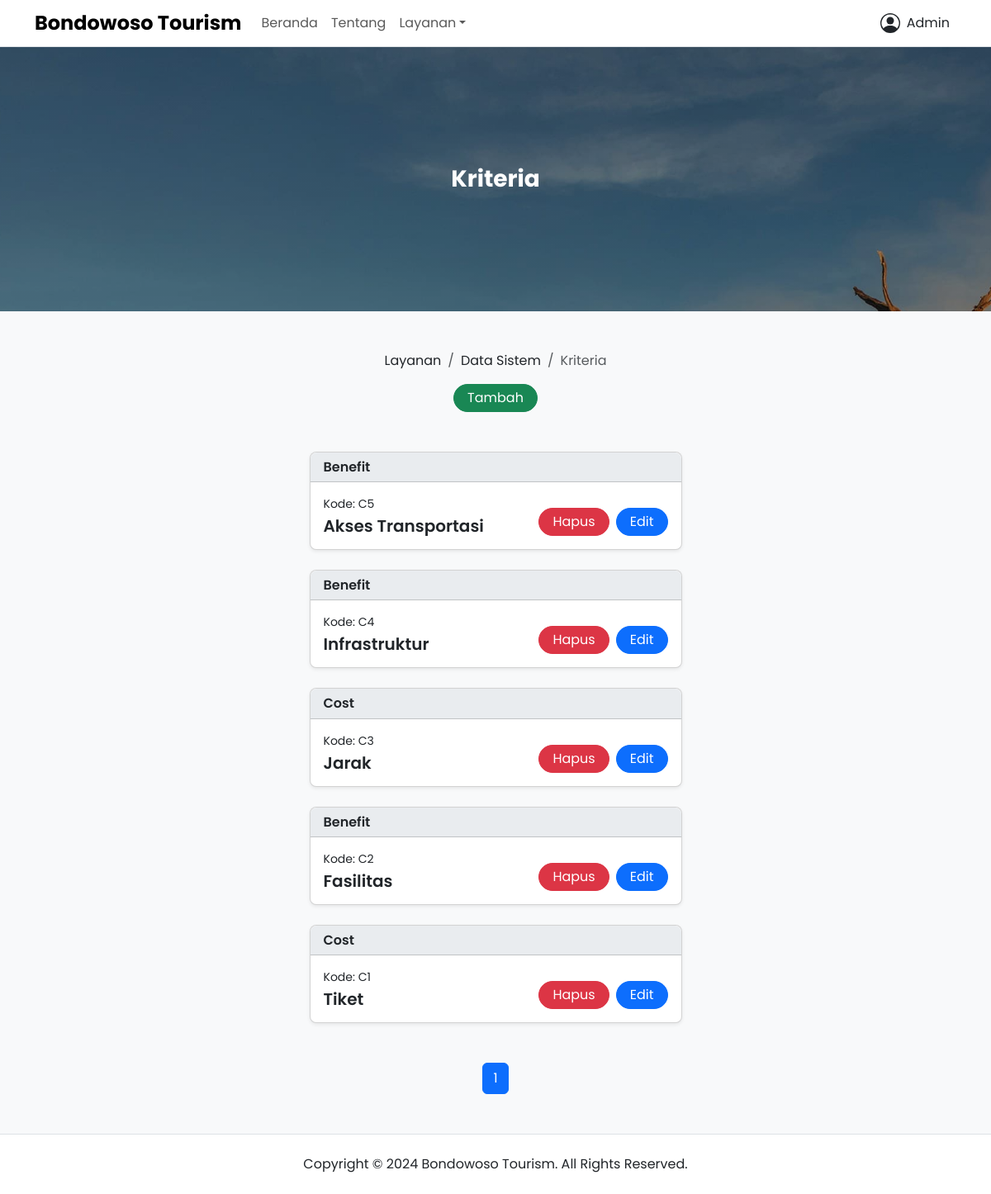
The page /layanan/kriteria (signed in) on the database its author committed.
### app/models.py (models this page shows, shortened)
class User(UserMixin, db.Model):
  __tablename__ = "user"
  id = db.Column(db.Integer, primary_key=True)
  name = db.Column(db.String(60), nullable=False)
  gender = db.Column(db.String(60), nullable=False)
  phone = db.Column(db.String(60), nullable=False, unique=True)
  email = db.Column(db.String(60), nullable=False, unique=True)
  role = db.Column(db.String(20), nullable=False, default="user")
  password = db.Column(db.String(128), nullable=False)
  joined_date = db.Column(db.DateTime, nullable=False, default=datetime.now)
  usage_help = db.relationship("UsageHelp", backref="user", lazy=True)
  criteria = db.relationship("Criteria", backref="user", lazy=True)
  sub_criteria = db.relationship("SubCriteria", backref="user", lazy=True)
  location_point = db.relationship("LocationPoint", backref="user", lazy=True)
  tour_type = db.relationship("TourType", backref="user", lazy=True)
  tour_list = db.relationship("TourList", backref="user", lazy=True)

class Criteria(db.Model):
  __tablename__ = "criteria"
  id = db.Column(db.Integer, primary_key=True)
  name = db.Column(db.String(128), nullable=False)
  code = db.Column(db.String(128), nullable=False)
  attribute = db.Column(db.String(128), nullable=False)
  weight = db.Column(db.Float, nullable=False)
  posted_date = db.Column(db.DateTime, nullable=False, default=datetime.now)
  updated_date = db.Column(db.DateTime, onupdate=datetime.now, default=datetime.now)
  user_id = db.Column(db.Integer, db.ForeignKey("user.id"), nullable=False)
  sub_criteria = db.relationship("SubCriteria", back_populates="criteria")

### app/views/public.py (the view)
@public_app.route("/layanan/kriteria", methods=["GET", "POST"])
@login_required
def criteria():
  page = request.args.get("page", 1, type=int)
  datas = Criteria.query.order_by(Criteria.posted_date.desc()).paginate(page=page, per_page=5)
  return render_template("public/services/system_data/criteria.html", title="Kriteria - Bondowoso Tourism", datas=datas)

### app/models.py (called while the page is built)
@login_manager.user_loader
def load_user(user_id):
  return User.query.get(int(user_id))

### app/templates/public/services/system_data/criteria.html (shortened to what this page needs)
{% extends 'components/public/base.html' %} {% set active_page = 'system_data' %} {% block content %}
<div class="banner d-flex bg-hero h-20rem">
  <div class="container my-auto">
    <div class="row justify-content-center align-items-center">
      <div class="col-lg-10">
        <div class="text-white text-center">
          <h2 class="fw-bold fs-3 title-clamp-2 mb-0">Kriteria</h2>
        </div>
      </div>
    </div>
  </div>
</div>
<div class="page-wrapper bg-body-tertiary">
  <div class="container">
    <div class="row justify-content-center align-items-center pt-5">
      <div class="col-lg-10">
        <div class="d-flex flex-column row-gap-3">
          <nav aria-label="breadcrumb">
            <ol class="breadcrumb justify-content-center align-items-center mb-0">
              <li class="breadcrumb-item"><a class="link-dark link-offset-2 link-underline-opacity-0 link-underline-opacity-100-hover" href="{{ url_for('public_app.services') }}">Layanan</a></li>
              <li class="breadcrumb-item"><a class="link-dark link-offset-2 link-underline-opacity-0 link-underline-opacity-100-hover" href="{{ url_for('public_app.system_data') }}">Data Sistem</a></li>
              <li class="breadcrumb-item active" aria-current="page">Kriteria</li>
            </ol>
          </nav>
          {% if current_user.role == "admin" %}
          <div class="text-center">
            <a class="btn btn-success rounded-5 py-1 px-3" href="{{ url_for('public_app.create_criteria') }}" role="button">Tambah</a>
          </div>
          {% endif %}
        </div>
      </div>
    </div>
    {% if datas.total > 0 %}
    <div class="row flex-column justify-content-center align-items-center row-gap-4 py-5">
      {% for data in datas %}
      <div class="col-lg-5">
        <div class="card shadow-sm rounded-3">
          <div class="card-header bg-body-secondary rounded-top-3">
            <h5 class="fw-semibold fs-6 text-clamp-1 mb-0">{{ data.attribute }}</h5>
          </div>
          <div class="card-body">
            <div class="d-flex flex-column flex-lg-row justify-content-between align-items-start align-items-lg-end row-gap-3">
              <div class="d-flex flex-column row-gap-1">
                <p class="small text-clamp-1 mb-0">Kode: {{ data.code }}</p>
                <h6 class="fw-semibold fs-5 text-clamp-2 mb-0">{{ data.name }}</h6>
              </div>
              {% if current_user.role == "admin" %}
              <div class="d-flex flex-row justify-content-start column-gap-2">
                <a class="btn btn-danger rounded-5 py-1 px-3" href="#" role="button" data-bs-toggle="modal" data-bs-target="#deleteDataModal{{ data.id }}">Hapus</a>
                <a class="btn btn-primary rounded-5 py-1 px-3" href="{{ url_for('public_app.update_criteria', id=data.id) }}" role="button">Edit</a>
              </div>
              {% endif %}
            </div>
          </div>
        </div>
      </div>
      {% endfor %}
    </div>
    <div class="row pb-5">
      <div class="col-lg-12">
        <nav>
          <ul class="pagination justify-content-center align-items-center mb-0">
            {% for page_num in datas.iter_pages(left_edge=1, right_edge=1, left_current=1, right_current=2) %} {% if page_num %} {% if datas.page == page_num %}
            <li class="page-item active" aria-current="page">
              <span class="page-link">{{ page_num }}</span>
            </li>
            {% else %}
            <li class="page-item">
              <a class="page-link" href="{{ url_for('public_app.criteria', page=page_num) }}">{{ page_num }}</a>
            </li>
            {% endif %} {% else %}
            <li class="page-item">
              <span class="page-link">...</span>
            </li>
            {% endif %} {% endfor %}
          </ul>
        </nav>
      </div>
    </div>
    {% endif %}
  </div>
</div>
{% endblock %}

### app/templates/components/public/includes/navbar.html (shortened to what this page needs)
<nav class="navbar navbar-expand-lg bg-body border-bottom">
  <div class="container">
    <a class="navbar-brand" href="{{ url_for('public_app.homepage') }}">
      <h1 class="fw-bold fs-4 my-auto">Bondowoso Tourism</h1>
    </a>
    <div class="offcanvas offcanvas-end border-0" tabindex="-1" id="offcanvasNavbar" aria-labelledby="offcanvasNavbarLabel">
      <div class="offcanvas-body">
        <ul class="navbar-nav me-auto">
          <li class="nav-item">
            <a class="{{ 'nav-link active' if active_page == 'home' else 'nav-link' }}" aria-current="page" href="{{ url_for('public_app.homepage') }}">Beranda</a>
          </li>
          <li class="nav-item">
            <a class="{{ 'nav-link active' if active_page == 'about' else 'nav-link' }}" href="{{ url_for('public_app.about') }}">Tentang</a>
          </li>
          <li class="nav-item dropdown">
            <a class="nav-link dropdown-toggle" href="#" role="button" data-bs-toggle="dropdown" aria-expanded="false">Layanan</a>
          </li>
        </ul>
        <ul class="navbar-nav">
          {% if current_user.is_authenticated %}
          <li class="nav-item dropdown">
            <a class="nav-link text-body" href="#" role="button" data-bs-toggle="dropdown" aria-expanded="false">
              <div class="d-flex align-items-center column-gap-2">
                <svg xmlns="http://www.w3.org/2000/svg" height="1.5em" fill="currentColor" viewBox="0 0 16 16">
                  <path d="M11 6a3 3 0 1 1-6 0 3 3 0 0 1 6 0" />
                  <path fill-rule="evenodd" d="M0 8a8 8 0 1 1 16 0A8 8 0 0 1 0 8m8-7a7 7 0 0 0-5.468 11.37C3.242 11.226 4.805 10 8 10s4.757 1.225 5.468 2.37A7 7 0 0 0 8 1" />
                </svg>
                <p class="mb-0">{{ current_user.name }}</p>
              </div>
            </a>
          </li>
          {% else %}
          <li class="nav-item my-auto">
            <a class="btn btn-outline-dark rounded-5 py-1 px-3" href="{{ url_for('control_panel_app.login') }}" role="button">Masuk</a>
            <a class="btn btn-dark rounded-5 py-1 px-3" href="{{ url_for('control_panel_app.register') }}" role="button">Daftar</a>
          </li>
          {% endif %}
        </ul>
      </div>
    </div>
  </div>
</nav>

### app/static/css/main.css (style rules this page uses)
body { font-family: "Poppins", sans-serif; }
.bg-hero { background: linear-gradient(rgba(0, 0, 0, 0.25), rgba(0, 0, 0, 0.25)), url(../media/uploads/home/hero.jpg); background-attachment: fixed; background-repeat: no-repeat; background-size: cover; background-position: center; }
.h-20rem { height: 20rem; }
.text-clamp-1 { display: -webkit-box; -webkit-box-orient: vertical; -webkit-line-clamp: 1; overflow: hidden; }
.text-clamp-2 { display: -webkit-box; -webkit-box-orient: vertical; -webkit-line-clamp: 2; overflow: hidden; }

### rows shown on the page
User: name "Admin"
Criteria: attribute "Benefit", code "C5", name "Akses Transportasi"
Criteria: attribute "Benefit", code "C4", name "Infrastruktur"
Criteria: attribute "Cost", code "C3", name "Jarak"
Criteria: attribute "Benefit", code "C2", name "Fasilitas"
Criteria: attribute "Cost", code "C1", name "Tiket"

### other values the page prints
{{ page_num }} "1"
